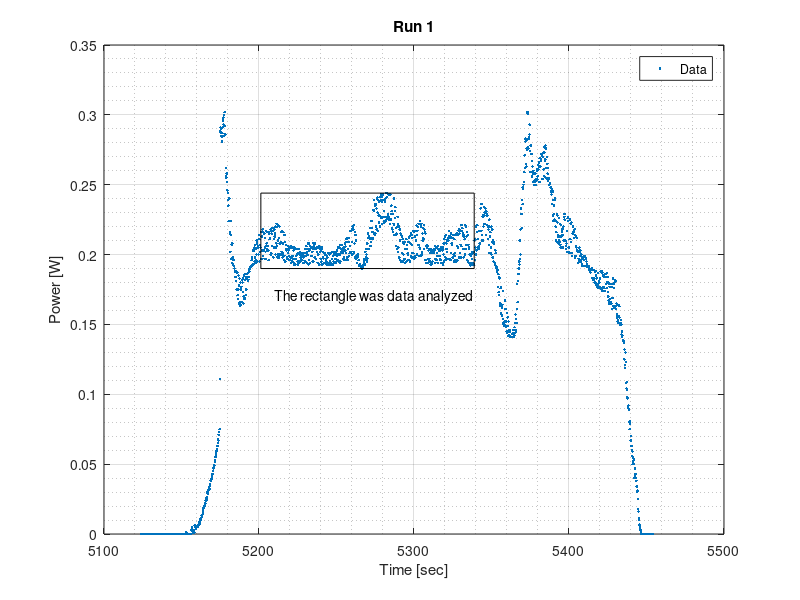
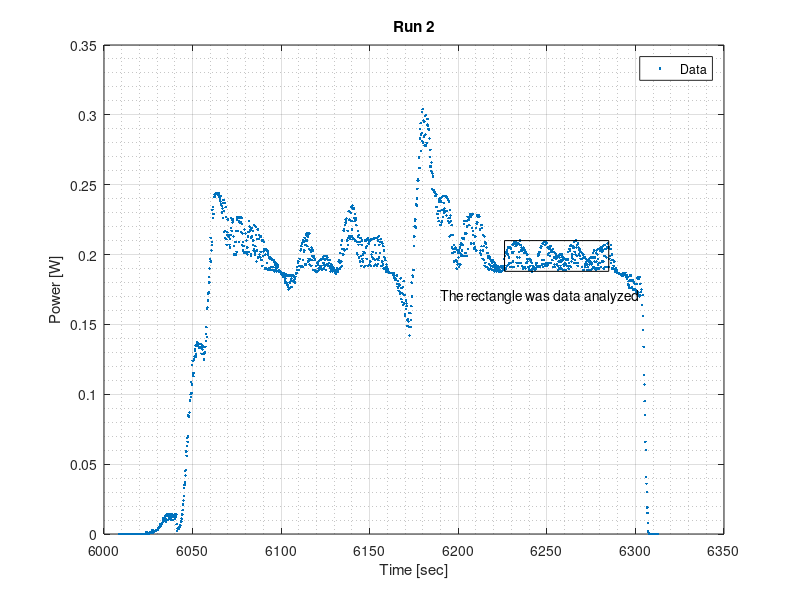

Reproduce these figures in MATLAB, in order.
%% Rankine Cycle Plots

format compact
format short
close all
clear
clc

%% Data

load('DataImport.mat')
load('DataSelect.mat')

%% Plots

% Uncut Plot
figure
plot(Rankine1(:,1),Rankine1(:,12),'.')
rectangle('Position',[min(Rankine1Cut(:,1)) min(Rankine1Cut(:,12)) max(Rankine1Cut(:,1))-min(Rankine1Cut(:,1)) max(Rankine1Cut(:,12))-min(Rankine1Cut(:,12))])
grid minor
grid on
xlabel('Time [sec]')
ylabel('Power [W]')
title('Run 1')
legend('Data','Location','NorthEast')
text(5210,.17,'The rectangle was data analyzed')

figure
plot(Rankine2(:,1),Rankine2(:,12),'.')
rectangle('Position',[min(Rankine2Cut(:,1)) min(Rankine2Cut(:,12)) max(Rankine2Cut(:,1))-min(Rankine2Cut(:,1)) max(Rankine2Cut(:,12))-min(Rankine2Cut(:,12))])
grid minor
grid on
xlabel('Time [sec]')
ylabel('Power [W]')
title('Run 2')
legend('Data','Location','NorthEast')
text(6190,.17,'The rectangle was data analyzed')

% subplot(2,2,3)
% plot(Rankine3(:,1),Rankine3(:,12),'.')
% grid minor
% grid on
% xlabel('Time [sec]')
% ylabel('Power [W]')
% title('Run 3')
% 
% subplot(2,2,4)
% plot(Rankine4(:,1),Rankine4(:,12),'.')
% grid minor
% grid on
% xlabel('Time [sec]')
% ylabel('Power [W]')
% title('Run 4')


% % Cut Plots
% 
% PowerVersusTimeCut=figure;
% 
% subplot(2,2,1)
% plot(Rankine1Cut(:,1),Rankine1Cut(:,12),'.')
% grid minor
% grid on
% xlabel('Time [sec]')
% ylabel('Power [W]')
% title('Run 1')
% 
% subplot(2,2,2)
% plot(Rankine2Cut(:,1),Rankine2Cut(:,12),'.')
% grid minor
% grid on
% xlabel('Time [sec]')
% ylabel('Power [W]')
% title('Run 2')
% 
% set(PowerVersusTimeCut, 'Units', 'normalized', 'Position', [0,0,1/2,1]);

%% Saving

saveas(1,'Run1.png')
saveas(2,'Run2.png')